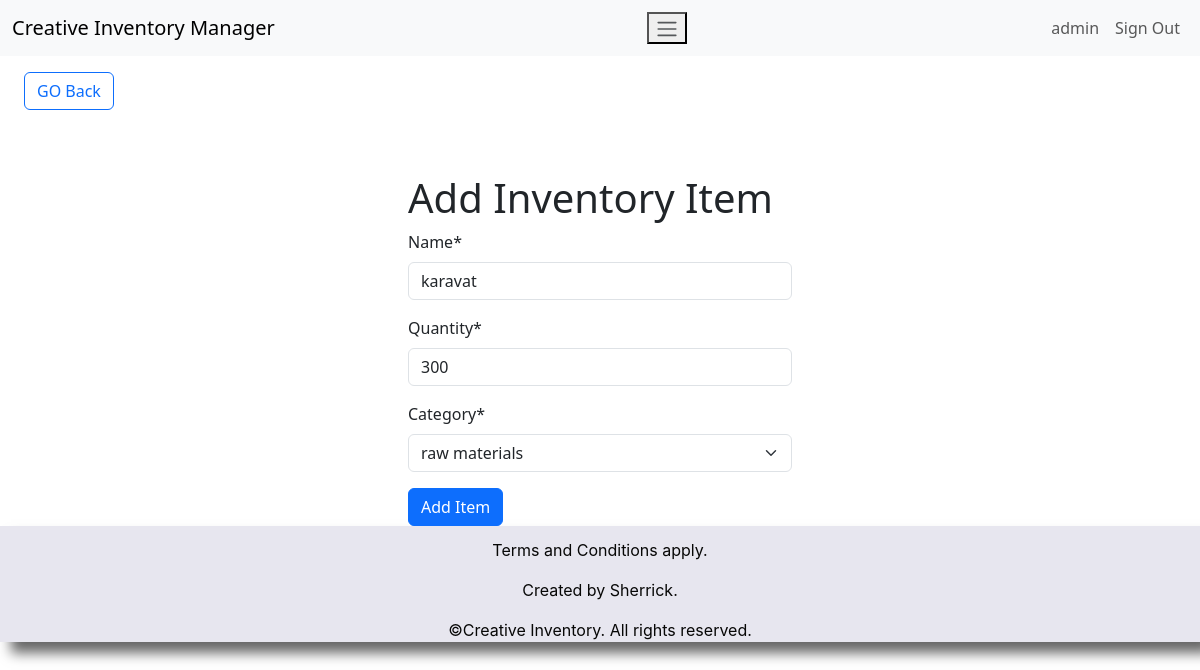
The app's page /edit-item/4 (signed in) with its own data.
### inventory/models.py (models this page shows, shortened)
class InventoryItem(models.Model):
    name = models.CharField(max_length=200)
    quantity = models.IntegerField()
    category = models.ForeignKey('Category', on_delete=models.SET_NULL, blank=True, null=True)
    date_created = models.DateTimeField(auto_now_add=True)
    user = models.ForeignKey(User, on_delete=models.CASCADE)

class Category(models.Model):
    name = models.CharField(max_length=200)
    class Meta:
        verbose_name_plural = 'categories'
    def __str__(self):
        return self.name

### inventory/views.py (the view)
# urls.py: path('edit-item/<int:pk>', EditItem.as_view(), name='edit-item'),
class EditItem(LoginRequiredMixin, UpdateView):
     model = InventoryItem
     form_class = InventoryItemForm
     template_name = 'inventory/item_form.html'
     success_url = reverse_lazy('dashboard')

### inventory/forms.py
class InventoryItemForm(forms.ModelForm):
    category = forms.ModelChoiceField(queryset=Category.objects.all(), initial= 0)
    class Meta:
        model = InventoryItem
        fields= 'name','quantity','category'

### inventory/templates/inventory/item_form.html (shortened to what this page needs)
{% extends 'inventory/base.html' %}
{% load crispy_forms_tags %}
{% block content %}
    <a href="{% url 'dashboard' %}" class="btn btn-outline-primary my-3 mx-4">GO Back</a>
    <div class="row">
        <div class="col-11 col-md-4 mx-auto mt-5">
            <h1>Add Inventory Item</h1>
            <form method="POST">
                {{ form|crispy }}
                <div class="mt-3">
                    <button type="submit" class="btn btn-primary">Add Item</button>
                </div>
            </form>
        </div>
    </div>
{% endblock content %}

### inventory/templates/inventory/navigation.html
<nav class="navbar navbar-expand-lg bg-light">
    <div class="container-fluid">
        <a class="navbar-brand" href="{% url 'index' %}">Creative Inventory Manager</a>
        <button class="navbar-toggle" type="button"data-bs-toggle="collapse"data-bs-target="#navbarNav"aria-controls="#navbarNav"aria-expanded="false"aria-label="Toggle navigation">
            <span class="navbar-toggler-icon"></span>
        </button>
        <div class="collapsenavbar-collapse justify-content-end" id="navbarNav">
            <ul class="navbar-nav">
                {% if user.is_authenticated %}
                <li class="nav-item">
                    <a class="nav-link" href="#">{{ user.username }}</a>
                <li class="nav-item">
                    <a class="nav-link" href="{% url 'logout' %}">Sign Out</a>
                </li>
                {% else %}
                <li class="nav-item">
                    <a class="nav-link" href="{% url 'login' %}">Sign In</a>
                <li class="nav-item">
                    <a class="nav-link" href="{% url 'signup' %}">Sign Up</a>
                </li>
                {% endif%}
            </ul>
        </div>
        </div>
</nav>

### records on screen
InventoryItem: name "karavat", quantity "300", category "raw materials"

### other values on screen
{{ user.username }} "admin"
